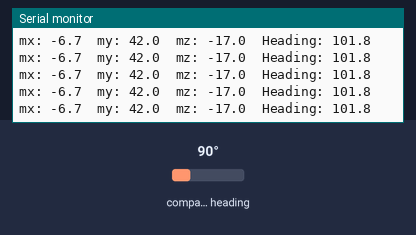
The sketch below on a simulated Arduino Nano 33 BLE. Parts: the last lines printed to the serial monitor. The inputs (shaded band) are chosen by the test bench; at power-on: compass heading 90°.

Above: at 1.2 s.
1.3 s: compass heading set to 7°
At 1.57 s:
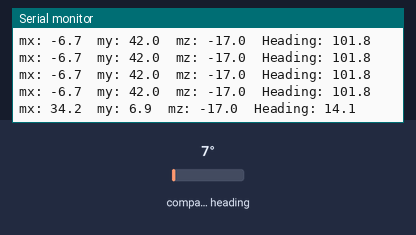
2.8 s: compass heading set to 180°
At 2.98 s:
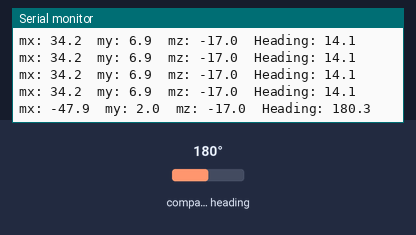
Timing chart, 0 to 5.8 s (numbered marks = the images above; inputs shaded):
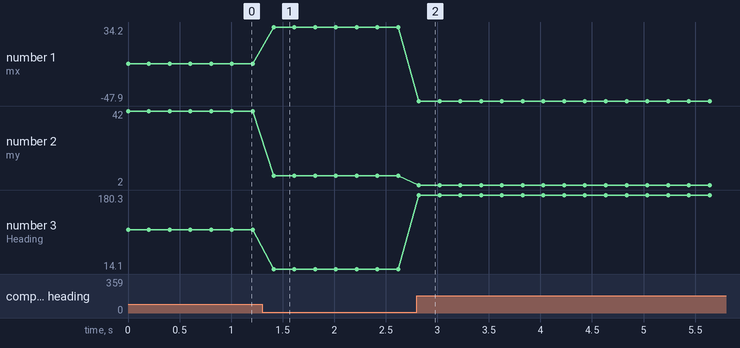

The sketch:

4_compass_check.ino
```cpp
#include <Arduino_BMI270_BMM150.h>

// --- Calibration values from Jupiter Notebook script ---
float magOffsetX = 6.5;   // Hard iron offset
float magOffsetY = -2.0;
float magOffsetZ = -12.5;

float magScaleX = 1.03;   // Soft iron scale
float magScaleY = 1.0;
float magScaleZ = 0.97;

// Magnetic declination in degrees for your location (example: 2.73° for Europe)
const float declination = 2.73;

void setup() {
  Serial.begin(115200);
  while (!Serial);

  if (!IMU.begin()) {
    Serial.println("Failed to initialize IMU!");
    while (1);
  }

  Serial.println("Compass Ready. Move board slowly to see heading...");
}

void loop() {
  float mx, my, mz;

  if (IMU.magneticFieldAvailable()) {
    IMU.readMagneticField(mx, my, mz);

    // Apply hard iron offsets
    mx -= magOffsetX;
    my -= magOffsetY;
    mz -= magOffsetZ;

    // Apply soft iron scaling
    mx *= magScaleX;
    my *= magScaleY;
    mz *= magScaleZ;

    // Compute heading in degrees (in horizontal plane, X-Y)
    float heading = atan2(my, mx) * 180.0 / PI;

    // Apply magnetic declination
    heading += declination;

    // Wrap to [0, 360]
    if (heading < 0) heading += 360;
    if (heading > 360) heading -= 360;

    // Print raw + corrected values to help debug
    Serial.print("mx: "); Serial.print(mx, 1);
    Serial.print("  my: "); Serial.print(my, 1);
    Serial.print("  mz: "); Serial.print(mz, 1);
    Serial.print("  Heading: "); Serial.println(heading, 1);
  }

  delay(200);
}
```

Measured:
- after the input at 1.3 s, the serial monitor: prints a new line after 0.11 s (image 1)
- after the input at 2.8 s, the serial monitor: prints a new line at once (image 2)
- plotted number 1: -6.7 → 34.2 after the input at 1.3 s, 34.2 → -47.9 after the input at 2.8 s
- plotted number 2: 42 → 6.9 after the input at 1.3 s, 6.9 → 2 after the input at 2.8 s
- plotted number 3: 101.8 → 14.1 after the input at 1.3 s, 14.1 → 180.3 after the input at 2.8 s
